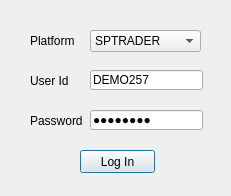
<?xml version="1.0" encoding="UTF-8"?>
<ui version="4.0">
 <class>LogInDialog</class>
 <widget class="QDialog" name="LogInDialog">
  <property name="windowModality">
   <enum>Qt::ApplicationModal</enum>
  </property>
  <property name="geometry">
   <rect>
    <x>0</x>
    <y>0</y>
    <width>231</width>
    <height>196</height>
   </rect>
  </property>
  <property name="windowTitle">
   <string>Log In</string>
  </property>
  <widget class="QLabel" name="label_platform">
   <property name="geometry">
    <rect>
     <x>30</x>
     <y>30</y>
     <width>54</width>
     <height>21</height>
    </rect>
   </property>
   <property name="text">
    <string>Platform</string>
   </property>
  </widget>
  <widget class="QComboBox" name="comboBox">
   <property name="geometry">
    <rect>
     <x>90</x>
     <y>30</y>
     <width>111</width>
     <height>22</height>
    </rect>
   </property>
   <property name="editable">
    <bool>false</bool>
   </property>
   <property name="currentIndex">
    <number>0</number>
   </property>
   <item>
    <property name="text">
     <string>SPTRADER</string>
    </property>
   </item>
  </widget>
  <widget class="QLabel" name="label_userid">
   <property name="geometry">
    <rect>
     <x>30</x>
     <y>70</y>
     <width>54</width>
     <height>21</height>
    </rect>
   </property>
   <property name="text">
    <string>User Id</string>
   </property>
  </widget>
  <widget class="QLineEdit" name="lineEdit_userid">
   <property name="geometry">
    <rect>
     <x>90</x>
     <y>70</y>
     <width>113</width>
     <height>20</height>
    </rect>
   </property>
   <property name="text">
    <string>DEMO257</string>
   </property>
   <property name="placeholderText">
    <string/>
   </property>
  </widget>
  <widget class="QLabel" name="label_pwd">
   <property name="geometry">
    <rect>
     <x>30</x>
     <y>110</y>
     <width>54</width>
     <height>21</height>
    </rect>
   </property>
   <property name="text">
    <string>Password</string>
   </property>
  </widget>
  <widget class="QLineEdit" name="lineEdit_pwd">
   <property name="geometry">
    <rect>
     <x>90</x>
     <y>110</y>
     <width>113</width>
     <height>20</height>
    </rect>
   </property>
   <property name="inputMask">
    <string/>
   </property>
   <property name="text">
    <string>12344321</string>
   </property>
   <property name="echoMode">
    <enum>QLineEdit::Password</enum>
   </property>
  </widget>
  <widget class="QPushButton" name="pushButton">
   <property name="geometry">
    <rect>
     <x>80</x>
     <y>150</y>
     <width>75</width>
     <height>23</height>
    </rect>
   </property>
   <property name="text">
    <string>Log In</string>
   </property>
  </widget>
 </widget>
 <resources/>
 <connections>
  <connection>
   <sender>pushButton</sender>
   <signal>clicked()</signal>
   <receiver>LogInDialog</receiver>
   <slot>on_click_login()</slot>
   <hints>
    <hint type="sourcelabel">
     <x>117</x>
     <y>161</y>
    </hint>
    <hint type="destinationlabel">
     <x>115</x>
     <y>97</y>
    </hint>
   </hints>
  </connection>
 </connections>
 <slots>
  <slot>on_click_login()</slot>
 </slots>
</ui>
